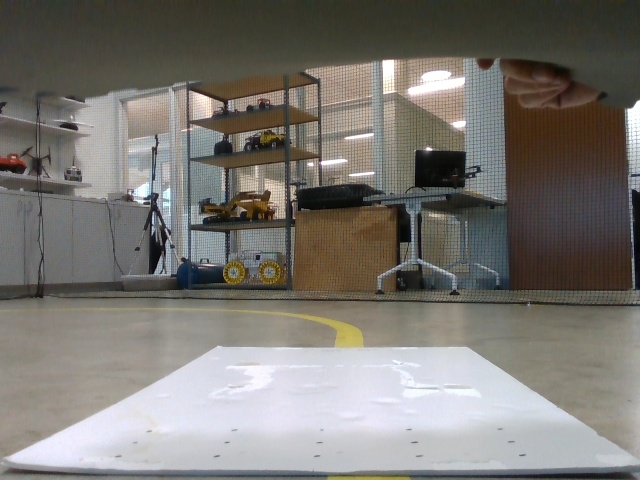
#> input picture f1tenth_ros1_ws/src/f1tenth_perception/test_scripts/calibration_images/f1.jpg, 640 x 480 px
$ python -i test_dynamic_value_thres.py   (imports and definitions only)   (older library calls are emulated)
#> lines starting #> are read from the running program, lines starting #| are printed output that depends on the picture; after the words box and inside, x2 and y2 are one past the last pixel; in counts of white or black regions, pixels touching at a corner belong together
#> further down, picture is the input picture: shape (480, 640, 3); mean B, G, R 114.3, 119.5, 122.7
import time
import math
import numpy as np
import cv2
from skimage import morphology
import argparse
import matplotlib.pyplot as plt
import pathlib
import os

parser = argparse.ArgumentParser()
# [35 lines not run here, left out]

# [1 line that did not run here, left out]
# [1 line that did not run here, left out]
# [1 line that did not run here, left out]
# [1 line not run here, left out]

# [6 lines of commented-out code are left out]

# [1 line that did not run here, left out]
# [1 line that did not run here, left out]
# [1 line not run here, left out]

# [1 line that did not run here, left out]
# [2 lines that did not run here, left out]

img_name = ""

INCH2METER = 0.0254
PIX2METER_X = 0.0009525  # meter
PIX2METER_Y = 0.0018518  # meter
DIST_CAM2FOV_INCH = 21  # inch


# [105 lines left out: functions putText, imshow, gradient_thresh, vis_hls_hist, not called in this run]


def color_thresh(img):
    """
    Convert RGB to HSL and threshold to binary image
    """

    # Step 1: Filter out pixels with strong reflection
    img = img.copy()
    blue_channel = img[:, :, 0].astype(np.float32)
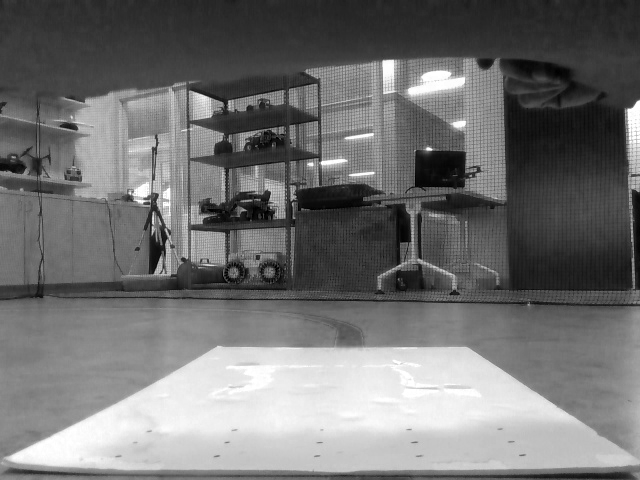
#> blue_channel: shape (480, 640) float32; min 0, max 255, mean 114.3
    red_channel = img[:, :, 2].astype(np.float32)
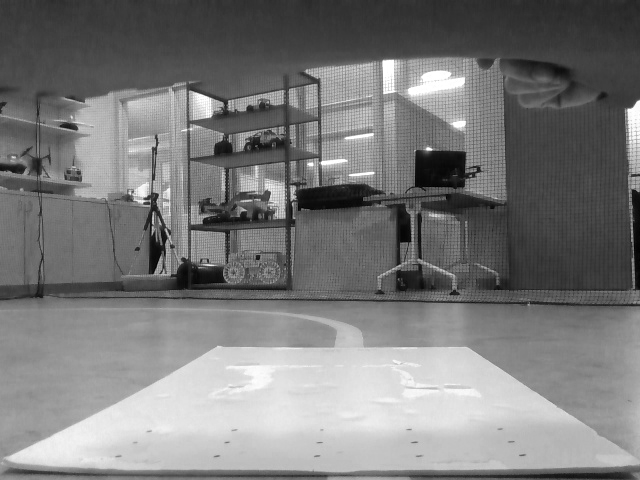
#> red_channel: shape (480, 640) float32; min 0, max 255, mean 122.7
    blud_red_diff = red_channel - blue_channel > 30
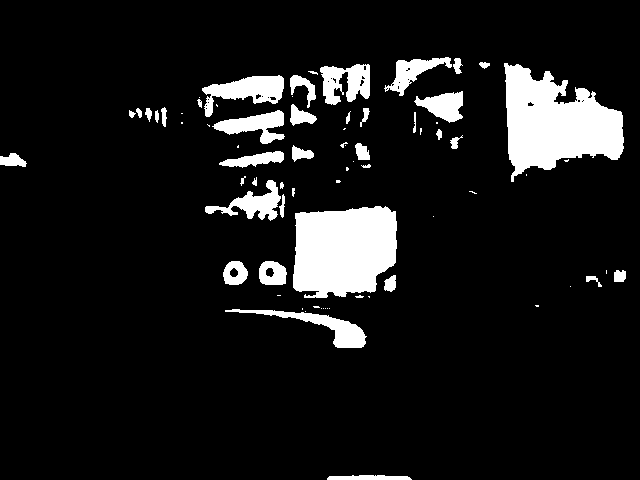
#> blud_red_diff: shape (480, 640) bool; 9.7% white; 74 white regions (33 under 20 px), largest, box (x1, y1, x2, y2) and area: (504, 63, 624, 182) 8607, (293, 206, 397, 298) 8008, (202, 75, 284, 117) 1646

    # Step 2. Convert the image from RGB to HSL
    # For HSL
    # ref: https://docs.opencv.org/3.4/de/d25/imgproc_color_conversions.html#color_convert_rgb_hls
    #   image format: (8-bit images) V ← 255⋅V, S ← 255⋅S, H ← H/2(to fit to 0 to 255)
    hls_img = cv2.cvtColor(img, cv2.COLOR_BGR2HLS)
#> hls_img: shape (480, 640, 3); mean of channels 0, 1, 2 53.8, 118.7, 35
    h, l, s = cv2.split(hls_img)
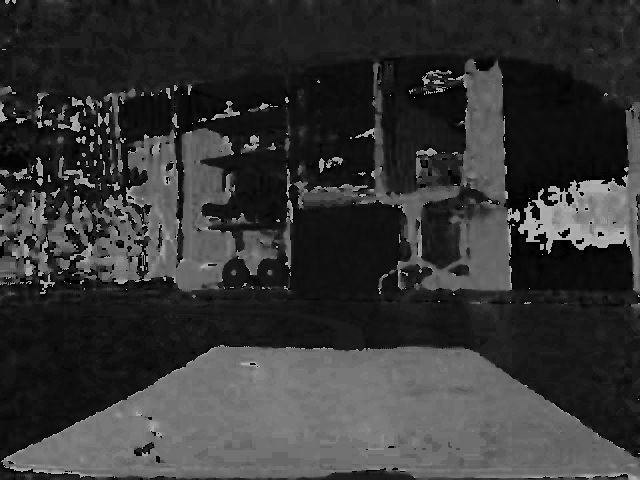
#> h: shape (480, 640); min 0, max 179, mean 53.8
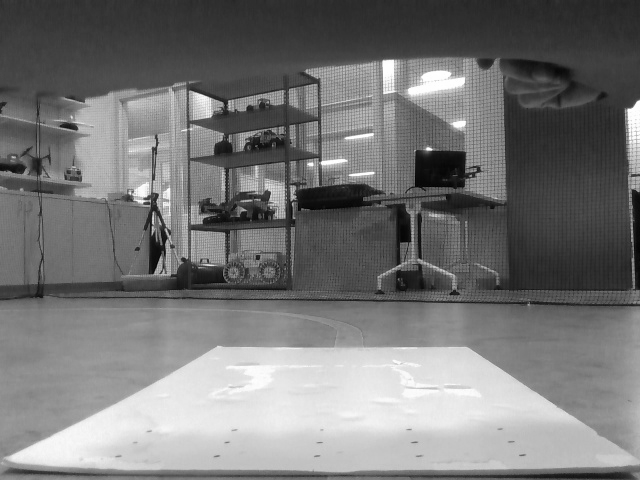
#> l: shape (480, 640); min 0, max 255, mean 118.7
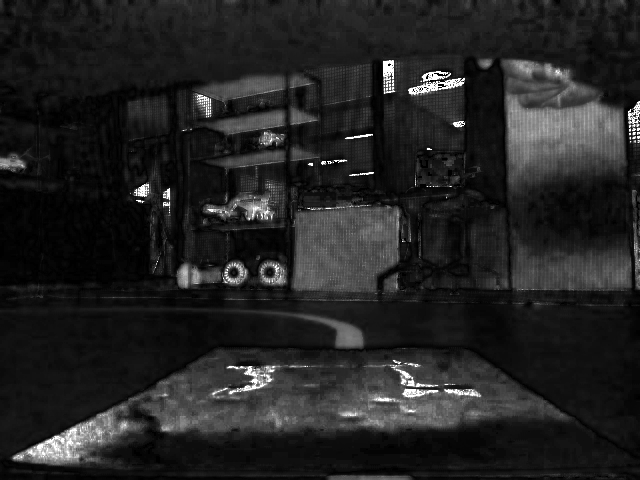
#> s: shape (480, 640); min 0, max 255, mean 35
    binary_output = np.zeros_like(l)

    # Step 3: Apply dynamic threshold on the S (Saturation) channel
    # Dynamically search saturation thres using saturation histogram of bird-eye image.
    s_warped, M, Minv = perspective_transform(s)
    sat_hist, bins = np.histogram(s_warped.flatten(), bins=256, range=[0, 256])

    # Calculate the cumulative distribution function (CDF) of the histogram
    cdf = sat_hist.cumsum()
    cdf_normalized = cdf / cdf.max()  # Normalize the CDF to the range [0, 1]
    bin_idxs = \
        np.where((cdf_normalized > args.sat_cdf_lower_thres)
                 & (cdf_normalized < 0.90))[0]
    sat_thres_min = np.argmin([sat_hist[idx]
                              for idx in bin_idxs]) + bin_idxs[0]
    sat_cond = ((sat_thres_min <= s) & (s <= 255))

    # for debug
    # print (bin_idxs)
    # for idx in bin_idxs:
    #     print ("{} => {}".format(idx, sat_hist[idx]))
    # print ("sat_thres_min:", sat_thres_min)

    # Step 4: Apply dynamic threshold on the RGB "red" channel.
    # Reason to use red channel here because red channel values for yellow lane is significantl different from background's values
    red_channel = img[:, :, 2]  # red channel
    red_channel_warped, M, Minv = perspective_transform(red_channel)
    val_thres_min = np.percentile(
        red_channel_warped, args.val_thres_percentile)
    # val_mean = np.mean(red_channel_warped)
    val_cond = (val_thres_min <= red_channel) & (red_channel <= 255)

    # Step 5: Apply predefined hue threshold on image
    hue_cond = (hue_thres_min <= h) & (h <= hue_thres_max)

    # Step 6: Combine conditions to get final output
    binary_output[val_cond & sat_cond & hue_cond & blud_red_diff] = 1
    # binary_output[val_cond & hue_cond & blud_red_diff] = 1

    # Step 7: Closing small holes inside the yellow lane
    kernel = np.ones((5, 5), np.uint8)
    binary_output = cv2.morphologyEx(
        binary_output.astype(np.uint8), cv2.MORPH_CLOSE, kernel)

    ### visualization three channels result ###
    if args.vis_mode:
        vis_hls_hist(h, l, s)
        hist_hls = cv2.imread(os.path.join(TMP_DIR, 'hist_hls.png'))
        hist_hls = fixedAspectRatioResize(
            hist_hls, desired_width=hist_hls.shape[1]*3)
        imshow("hist_hls.png", hist_hls)

        vis_h = np.zeros_like(img)
        vis_s = np.zeros_like(img)
        vis_l = np.zeros_like(img)
        vis_h[hue_cond] = 255
        putText(vis_h, "hue result")
        vis_s[sat_cond] = 255
        putText(vis_s, "sat result")
        vis_l[val_cond] = 255
        putText(vis_l, "val result")
        imshow("hls result", np.hstack([img, vis_h, vis_s, vis_l]))

    ### visualization for hue testing ###
    if args.vis_sat:
        OUTPUT_DIR = "./sat-test"
        pathlib.Path(OUTPUT_DIR).mkdir(parents=True, exist_ok=True)
        step = 5
        MAX_SAT = 255
        for i in range(0, MAX_SAT - step, step):
            mask = cv2.inRange(hls_img[:, :, 2], i, i + step)
            mask[mask > 0] = 255
            mask = cv2.cvtColor(mask, cv2.COLOR_GRAY2BGR)
            vis = cv2.hconcat([img, mask])
            cv2.imwrite(os.path.join(OUTPUT_DIR, 'L{}.jpg'.format(i)), vis)

    if args.vis_hue:
        OUTPUT_DIR = "./hue-test"
        pathlib.Path(OUTPUT_DIR).mkdir(parents=True, exist_ok=True)
        step = 5
        MAX_HUE = 180
        for i in range(0, MAX_HUE - step, step):
            mask = cv2.inRange(hls_img[:, :, 0], i, i + step)
            mask[mask > 0] = 255
            mask = cv2.cvtColor(mask, cv2.COLOR_GRAY2BGR)
            vis = cv2.hconcat([img, mask])
            cv2.imwrite(os.path.join(OUTPUT_DIR, 'L{}.jpg'.format(i)), vis)

    return binary_output


# [37 lines left out: function get_matrix_calibration, not called in this run]

def perspective_transform(img):
    """
    Get bird's eye view from input image
    """
    # 1. Visually determine 4 source points and 4 destination points
    # 2. Get M, the transform matrix, and Minv, the inverse using cv2.getPerspectiveTransform()
    # 3. Generate warped image in bird view using cv2.warpPerspective()

    # Define four points as (x, y) coordinates
    src_height, src_width = img.shape[:2]
#> src_height = 480; src_width = 640

#> (the run stopped early here; a loop or call above may not have finished)
